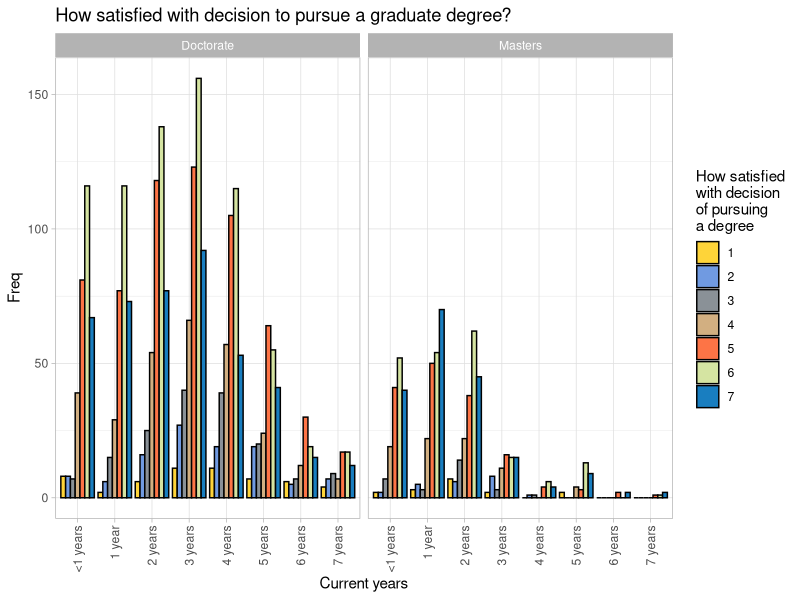
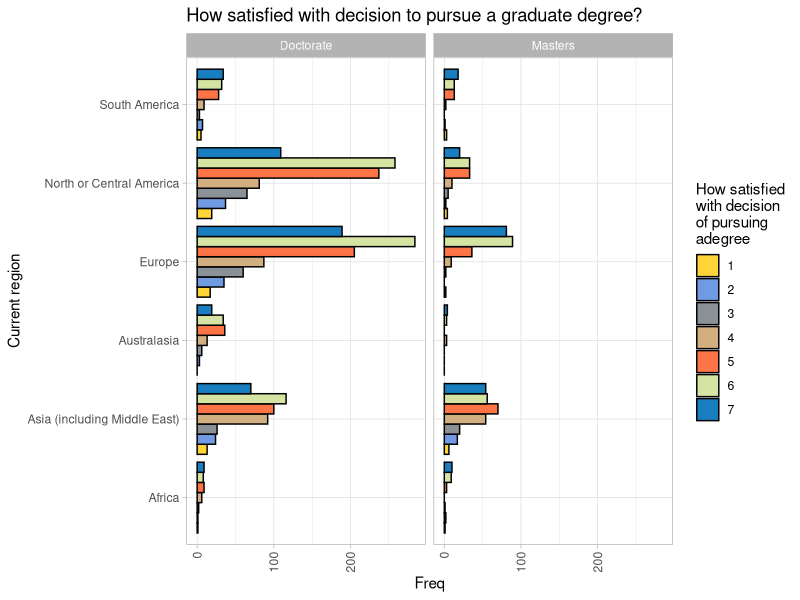
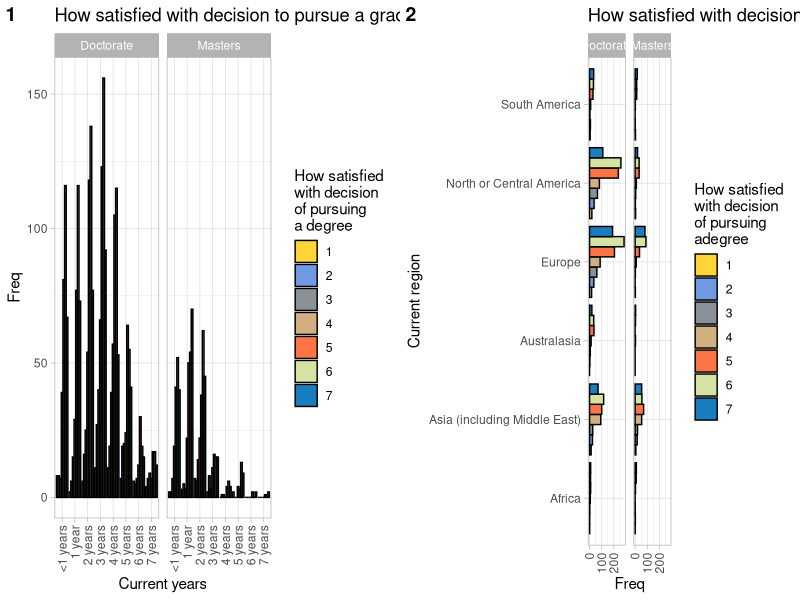
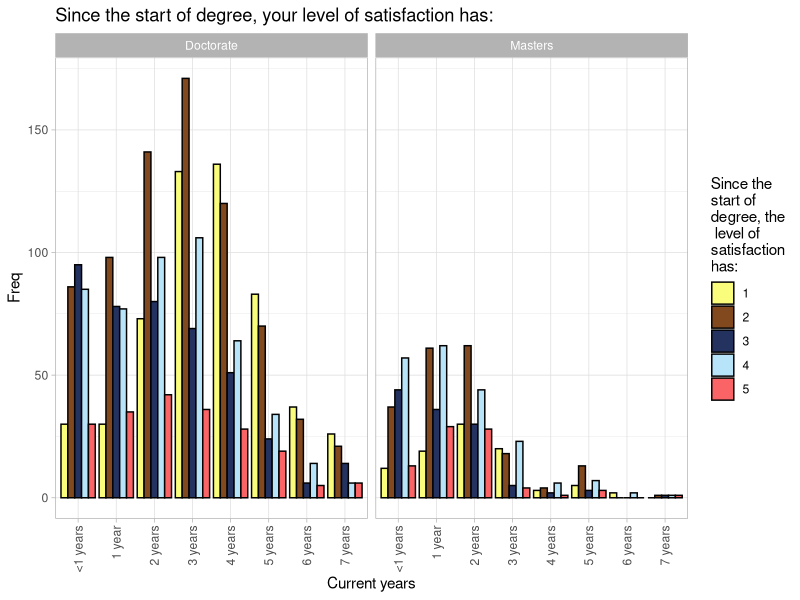
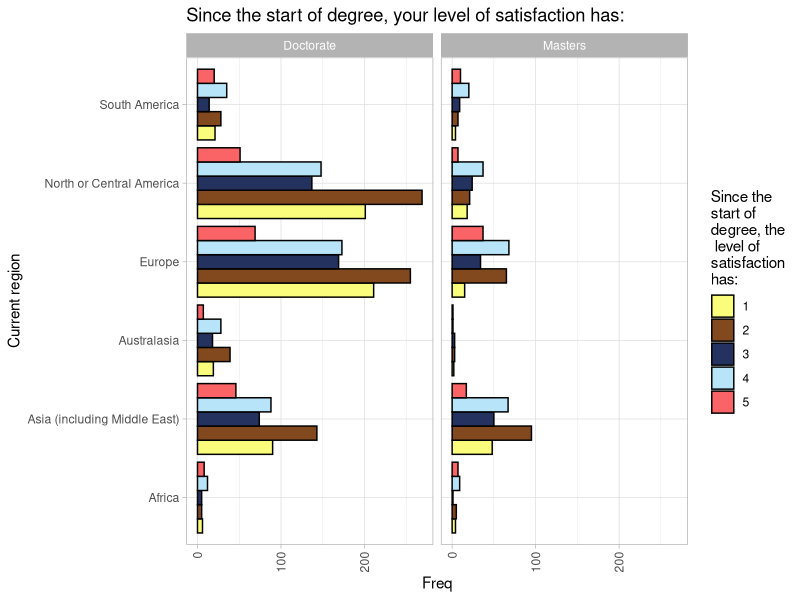
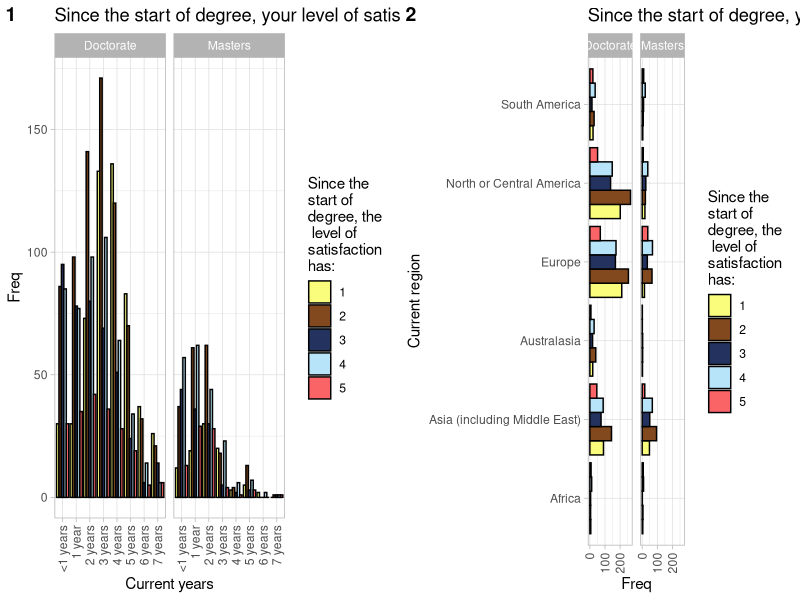
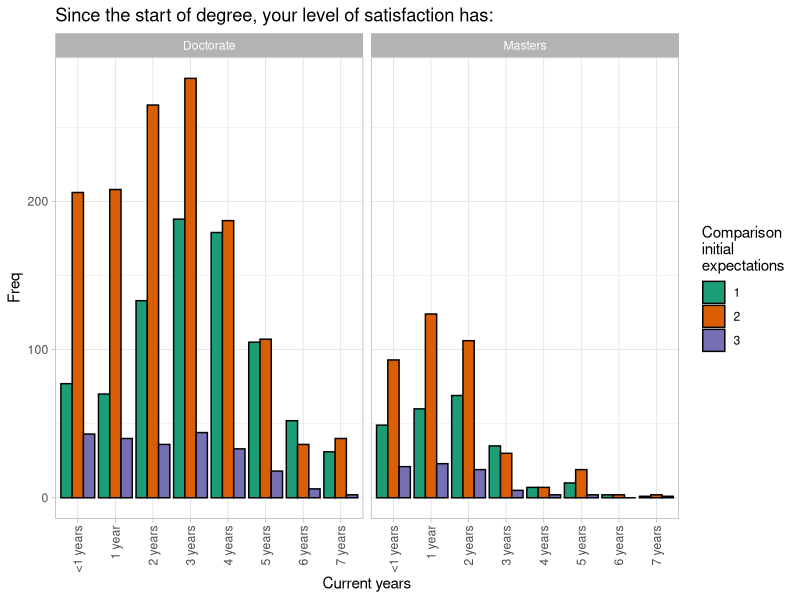
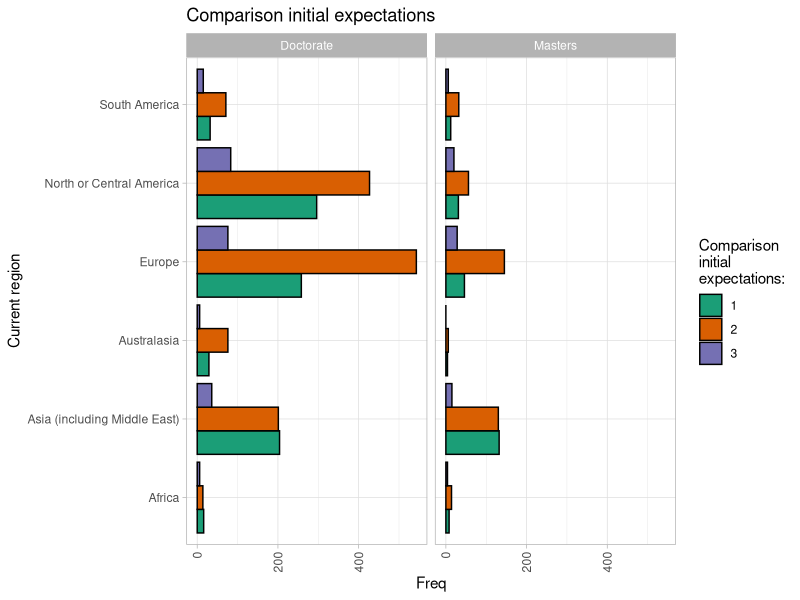

These charts were generated, in order, by the following R code: (Note: this script raises an error after producing the figures.)
setwd('C:/Users/j_edr/OneDrive/Escritorio/EstudiosPersonales/BEDU/Proyecto2')
library(dplyr)
library(openxlsx)
library("readxl")
library(ggplot2)
library(tidyverse)
library(ggpubr)
library(e1071)
df <- read_excel('enjoyment_clean.xlsx')
View(df)
colnames(df)
#####
# Further cleanance
df[df=='Dual']<-'Doctorate'
count_countries<-df%>%count(df[,5], sort=TRUE)
count_countries <- count_countries[count_countries$n <10,]

noinclude<-count_countries$countries
for (i in 1:nrow(df)){
  if (df[i,5] %in% noinclude){
    df<-df[-i,]
  }
}
df[df=='More than 7 years'] <- '7 years'
df[df=="Less than a year"] <- '<1 years'

View(df)
write.xlsx(df,'enjoyment_clean.xlsx')





#####
# How satisfied with decision
decision_year <- df%>%select(c(1,2,16)) 
decision_year <- decision_year%>%table()%>%
  as.data.frame()%>%rename("Degree"=1, "Current years"=2,
                           "How satisfied\nwith decision\nof pursuing\na degree"=3)
View(decision_year)

decision1 <- ggplot(decision_year, aes(x = `Current years`, y = Freq))+
  geom_bar(
    aes(fill = `How satisfied\nwith decision\nof pursuing\na degree`),position = "dodge",
    stat = "identity", color = "black"
  )+
  facet_wrap(~`Degree`) + 
  ggtitle('How satisfied with decision to pursue a graduate degree?')+fill_palette("simpsons")+
  theme_light()+
  theme(axis.text.x = element_text(angle = 90, vjust = 0.5, hjust=1))
decision1

decision_region <- df%>%select(c(1,4,16)) 

decision_region <- decision_region%>%table()%>%
  as.data.frame()%>%rename("Degree"=1, "Current region"=2,
                           "How satisfied\nwith decision\nof pursuing\nadegree"=3)
View(decision_region)
decision2 <- ggplot(decision_region, aes(x = `Current region`, y = Freq))+
  geom_bar(
    aes(fill = `How satisfied\nwith decision\nof pursuing\nadegree`),position = "dodge",
    stat = "identity", color = "black"
  )+
  facet_wrap(~`Degree`) + 
  ggtitle('How satisfied with decision to pursue a graduate degree?')+fill_palette("simpsons")+
  theme_light()+
  coord_flip()+
  theme(axis.text.x = element_text(angle = 90, vjust = 0.5, hjust=1))
decision2

ggarrange(decision1, decision2,ncol = 2,
          labels=c(1,2))


#####
# Level satisfaction since the start
start<-df%>%select(c(1,2,4,19))

start_year <-start%>%select(c(1,2,4)) %>%table()%>%
  as.data.frame()%>%rename("Degree"=1, "Current years"=2,
                           "Since the\nstart of\ndegree, the\n level of\nsatisfaction\nhas:"=3)
View(start_year)

start1 <- ggplot(start_year, aes(x = `Current years`, y = Freq))+
  geom_bar(
    aes(fill = `Since the\nstart of\ndegree, the\n level of\nsatisfaction\nhas:`),position = "dodge",
    stat = "identity", color = "black"
  )+
  facet_wrap(~`Degree`) + 
  ggtitle('Since the start of degree, your level of satisfaction has:')+fill_palette("rickandmorty")+
  theme_light()+
  theme(axis.text.x = element_text(angle = 90, vjust = 0.5, hjust=1))
start1

start_region <- start%>%select(c(1,3,4)) %>%table()%>%
  as.data.frame()%>%rename("Degree"=1, "Current region"=2,
                           "Since the\nstart of\ndegree, the\n level of\nsatisfaction\nhas:"=3)
View(start_region)
start2 <- ggplot(start_region, aes(x = `Current region`, y = Freq))+
  geom_bar(
    aes(fill = `Since the\nstart of\ndegree, the\n level of\nsatisfaction\nhas:`),position = "dodge",
    stat = "identity", color = "black"
  )+
  facet_wrap(~`Degree`) + 
  ggtitle('Since the start of degree, your level of satisfaction has:')+fill_palette("rickandmorty")+
  theme_light()+
  coord_flip()+
  theme(axis.text.x = element_text(angle = 90, vjust = 0.5, hjust=1))
start2

ggarrange(start1, start2,ncol = 2,
          labels=c(1,2))

#####
# Comparison initial expectations
start<-df%>%select(c(1,2,4,34))

start_year <-start%>%select(c(1,2,4)) %>%table()%>%
  as.data.frame()%>%rename("Degree"=1, "Current years"=2,
                           "Comparison\ninitial\nexpectations"=3)
View(start_year)

start1 <- ggplot(start_year, aes(x = `Current years`, y = Freq))+
  geom_bar(
    aes(fill = `Comparison\ninitial\nexpectations`),position = "dodge",
    stat = "identity", color = "black"
  )+
  facet_wrap(~`Degree`) + 
  ggtitle('Since the start of degree, your level of satisfaction has:')+fill_palette("Dark2")+
  theme_light()+
  theme(axis.text.x = element_text(angle = 90, vjust = 0.5, hjust=1))
start1

start_region <- start%>%select(c(1,3,4)) %>%table()%>%
  as.data.frame()%>%rename("Degree"=1, "Current region"=2,
                           "Comparison\ninitial\nexpectations:"=3)
View(start_region)
start2 <- ggplot(start_region, aes(x = `Current region`, y = Freq))+
  geom_bar(
    aes(fill = `Comparison\ninitial\nexpectations:`),position = "dodge",
    stat = "identity", color = "black"
  )+
  facet_wrap(~`Degree`) + 
  ggtitle('Comparison initial expectations')+fill_palette("Dark2")+
  theme_light()+
  coord_flip()+
  theme(axis.text.x = element_text(angle = 90, vjust = 0.5, hjust=1))
start2

ggarrange(start1, start2,ncol = 2,
          labels=c(1,2))


#####
# Categories, satisfaction
#####
# Availability of funding
available <- df%>%select(1,2,4,20)
enjoy_years <- available%>%select(c(1,2,4))%>%table()%>%
  as.data.frame()%>%rename("Degree"=1, "Current years"=2,
                           "Availability\nof funding"=3)
unique(concern1_years[,2])


enjoy11 <- ggplot(enjoy_years, aes(x = `Current years`, y = Freq))+
  geom_bar(
    aes(fill = `Availability\nof funding`),position = "dodge",
    stat = "identity", color = "black"
  )+
  facet_wrap(~`Degree`) + 
  ggtitle('Availability of funding')+fill_palette("rickandmorty")+
  theme_light()+
  coord_flip()+
  theme(axis.text.x = element_text(angle = 90, vjust = 0.5, hjust=1))
enjoy11

enjoy_countries <- available%>%select(c(1,3,4))%>%table()%>%
  as.data.frame()%>%rename("Degree"=1, "Current region"=2,
                           "Availability\nof funding"=3)

enjoy22 <- ggballoonplot(enjoy_countries, x = enjoy_countries$`Current region`,
                           y = enjoy_countries$`Availability\nof funding`,
                           size = "Freq",
                           fill = "Freq", facet.by = "Degree",
                           ggtheme = theme_bw()) +
  scale_fill_viridis_b(option = "C")+
  labs(title='Satisfactions per studying year')+
  ylab("Score")
enjoy2
ggarrange(enjoy22, enjoy11,ncol = 2,
          labels=c(1,2))
#####
# Hours worked
colnames(df)

available <- df%>%select(1,2,4,33)
enjoy_years <- available%>%select(c(1,2,4))%>%table()%>%
  as.data.frame()%>%rename("Degree"=1, "Current years"=2,
                           "Balance of\nhands-on\nand teaching"=3)
unique(concern1_years[,2])


enjoy11 <- ggplot(enjoy_years, aes(x = `Current years`, y = Freq))+
  geom_bar(
    aes(fill = `Balance of\nhands-on\nand teaching`),position = "dodge",
    stat = "identity", color = "black"
  )+
  facet_wrap(~`Degree`) + 
  ggtitle('Balance of teaching and practical elements')+fill_palette("PRGn")+
  theme_light()+
  coord_flip()
enjoy11

enjoy_countries <- available%>%select(c(1,3,4))%>%table()%>%
  as.data.frame()%>%rename("Degree"=1, "Current region"=2,
                           "Balance of\nhands-on\nand teaching"=3)

enjoy22 <- ggballoonplot(enjoy_countries, x = enjoy_countries$`Current region`,
                         y = enjoy_countries$`Balance of\nhands-on\nand teaching`,
                         size = "Freq",
                         fill = "Freq", facet.by = "Degree",
                         ggtheme = theme_bw()) +
  scale_fill_viridis_b(option = "C")+
  labs(title='Satisfaction level per region')+
  ylab("Score")
enjoy2
ggarrange(enjoy22, enjoy11,ncol = 2,
          labels=c(1,2))

